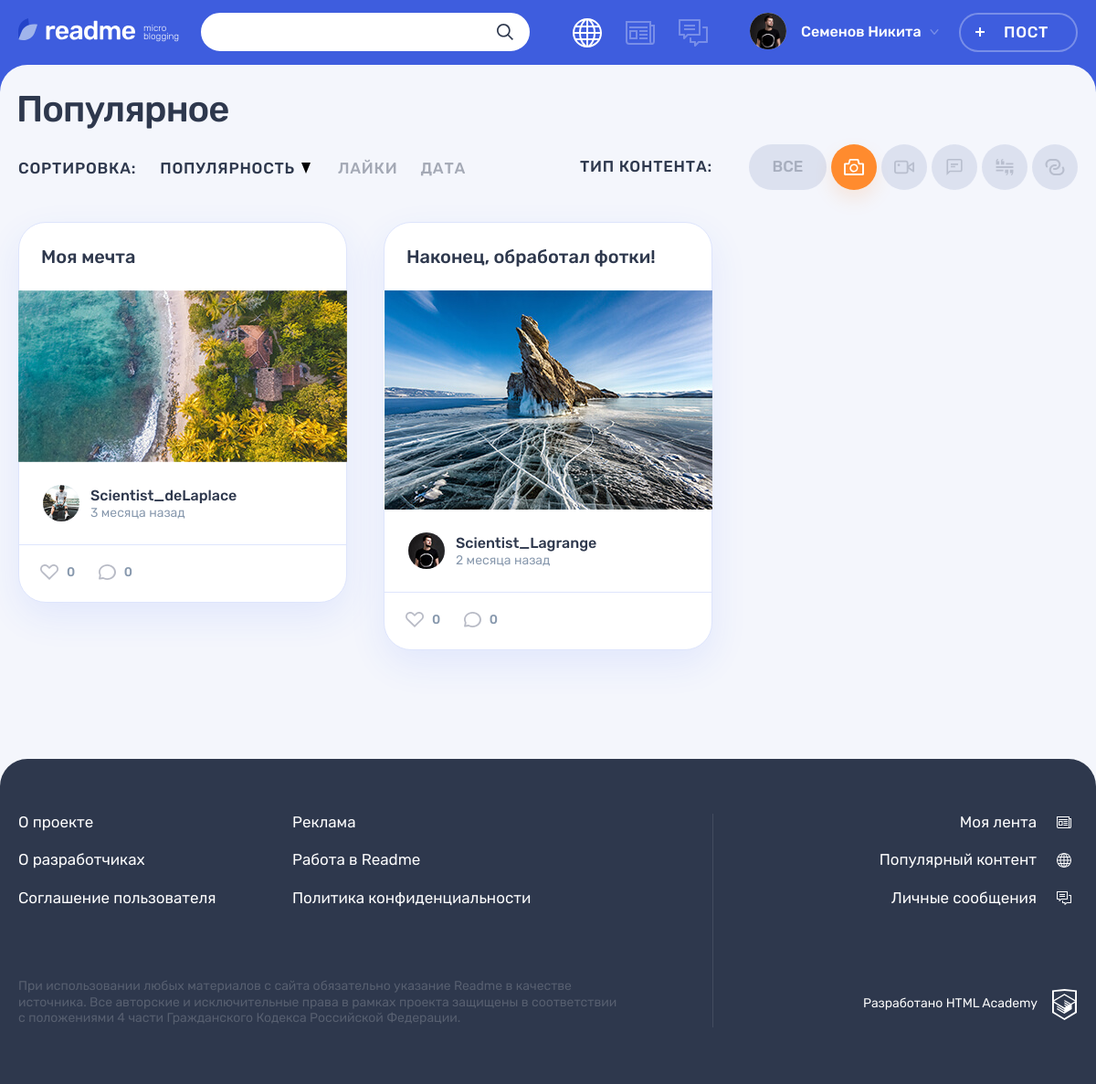
The page /index.php?contype_id=1 on the database its author committed.
### tables this page shows
CREATE TABLE content_types (
  id INT AUTO_INCREMENT PRIMARY KEY,
  type_title CHAR(8),
  class_icon CHAR(8),
  alias VARCHAR(8)
);

CREATE TABLE posts (
  id INT AUTO_INCREMENT PRIMARY KEY,
  creation_date DATETIME,
  title VARCHAR(64) NOT NULL,
  text TEXT,
  quote_author VARCHAR(64),
  img VARCHAR(255),
  video VARCHAR(255),
  link VARCHAR(255),
  view_count INT,
  user_id INT,
  content_types_id INT
);

CREATE TABLE users (
  id INT AUTO_INCREMENT PRIMARY KEY,
  registration_date DATETIME,
  email VARCHAR(320) NOT NULL,
  login VARCHAR(255) NOT NULL,
  password CHAR(64) NOT NULL,
  avatar VARCHAR(255)
);

### helpers.php (called while the page is built, shortened)
<?php
function get_noun_plural_form(int $number, string $one, string $two, string $many): string
{
    $number = (int)$number;
    $mod10 = $number % 10;
    $mod100 = $number % 100;
    switch (true) {
        case ($mod10 > 5):
            return $many;
        case ($mod10 === 1):
            return $one;
        case ($mod10 >= 2 && $mod10 <= 4):
            return $two;
    }
}
function include_template($name, array $data = [])
{
    $name = 'templates/' . $name;
    extract($data);
    require $name;
    $result = ob_get_clean();
    return $result;
}

### uploads/utils.php (called while the page is built, shortened)
<?php
function post_date($date_str, $back) {
    $date = date_create($date_str);
    $date_format_str = date_format($date, 'Y-m-d H:i');
    $cur_date = date_create('now');
    $diff = date_diff($date, $cur_date);
    $diff_count_i = date_interval_format($diff, "%i");
    $diff_count_h = date_interval_format($diff, "%h");
    $diff_count_d = date_interval_format($diff, "%d");
    $diff_count_m = date_interval_format($diff, "%m");
    $rel_date = 0;
    if ($diff_count_i > 0 && $diff_count_i  < 60) {
        $rel_date = $diff_count_i . get_noun_plural_form($diff_count_i, ' минута ', ' минуты ', ' минут ') . $back;
    }
    if ($diff_count_h >= 1 && $diff_count_h  < 24) {
        $rel_date = $diff_count_h . get_noun_plural_form($diff_count_h, ' час ', ' часа ', ' часов ') . $back;
    }
    if ($diff_count_d >= 7 && $diff_count_d < 30) {
        $rel_date = floor($diff_count_d / 7) . get_noun_plural_form(floor($diff_count_d / 7), ' неделю ', ' недели ', ' недель ') . $back;
    }
    if ($diff_count_m > 1) {
        $rel_date = $diff_count_m . get_noun_plural_form($diff_count_m, ' месяц ', ' месяца ', ' месяцев ') . $back;
    }
    return [$date_format_str, $rel_date];
}
function get_db($sql_query) {
    $result = mysqli_query(require 'db.php', $sql_query);
    $array = mysqli_fetch_all($result, MYSQLI_ASSOC);
    return($array);
}
function get_posts_from_db($sorting, $sort_type, $limit, $filter_id) {
    if ($filter_id != NULL) {
    $query = sprintf("SELECT posts.id, users.login, users.avatar, content_types.type_title, content_types.alias, creation_date, posts.title, text, quote_author, img, video, link, view_count, user_id, content_types_id
FROM posts
INNER JOIN content_types ON posts.content_types_id = content_types.id
INNER JOIN users ON posts.user_id = users.id
WHERE content_types.id = %d
ORDER BY %s %s LIMIT %d",  $filter_id, $sorting, $sort_type, $limit);
    }
    $array = get_db($query);
    return($array);
}
function get_types_from_db() {
    $query = "SELECT type_title, class_icon, alias FROM content_types";
    $array = get_db($query);
    return($array);
}
function get_post_css_class($alias) {
    switch ($alias !== '') {
        case ($alias === 'photo'):
            return 'post-photo';
    }
}
function get_button_css_class($type_alias) {
    switch ($type_alias !== '') {
        case ($type_alias === 'photo'):
            $filters__button = 'filters__button--photo';
            break;
        case ($type_alias === 'video'):
            $filters__button = 'filters__button--video';
            break;
        case ($type_alias === 'text'):
            $filters__button = 'filters__button--text';
            break;
        case ($type_alias === 'quote'):
            $filters__button = 'filters__button--quote';
            break;
        case ($type_alias === 'link'):
            $filters__button = 'filters__button--link';
            break;
    }
    return $filters__button;
}
function get_id_for_content_type($type_alias) {
    switch ($type_alias !== '') {
        case ($type_alias === 'photo'):
            $id = 1;
            break;
        case ($type_alias === 'video'):
            $id = 2;
            break;
        case ($type_alias === 'text'):
            $id = 3;
            break;
        case ($type_alias === 'quote'):
            $id = 4;
            break;
        case ($type_alias === 'link'):
            $id = 5;
            break;
    }
    return $id;
}
function is_button_active($url_id, $type_id) {
    $button_active = '';
    if ($url_id == $type_id) {
        $button_active = 'filters__button--active';
    }
    return $button_active;
}
function get_link_for_type_button($type_id) {
    $link = sprintf('index.php?contype_id=%d',$type_id);
    return $link;
}
function get_link_for_post($post_id) {
    $link = sprintf('post.php?id=%d',$post_id);
    return $link;
}

### db.php (called while the page is built, shortened)
<?php
$con = mysqli_connect("127.0.0.1", "root", "", "2025455-readme-12");
mysqli_set_charset($con, "utf8");
return $con;

### templates/main.php (the view, shortened to what this page needs)
<div class="container">
        <h1 class="page__title page__title--popular">Популярное</h1>
    </div>
    <div class="popular container">
        <div class="popular__filters-wrapper">
            <div class="popular__sorting sorting">
                <b class="popular__sorting-caption sorting__caption">Сортировка:</b>
                <ul class="popular__sorting-list sorting__list">
                    <li class="sorting__item sorting__item--popular">
                        <a class="sorting__link sorting__link--active" href="#">
                            <span>Популярность</span>
                            <svg class="sorting__icon" width="10" height="12">
                                <use xlink:href="#icon-sort"></use>
                            </svg>
                        </a>
                    </li>
                    <li class="sorting__item">
                        <a class="sorting__link" href="#">
                            <span>Лайки</span>
                        </a>
                    </li>
                    <li class="sorting__item">
                        <a class="sorting__link" href="#">
                            <span>Дата</span>
                        </a>
                    </li>
                </ul>
            </div>
            <div class="popular__filters filters">
                <b class="popular__filters-caption filters__caption">Тип контента:</b>
                <ul class="popular__filters-list filters__list">
                    <li class="popular__filters-item popular__filters-item--all filters__item filters__item--all">
                        <a class="filters__button filters__button--ellipse filters__button--all <?=($contype_id == '') ? 'filters__button--active' : ''?>" href="index.php">
                            <span>Все</span>
                        </a>
                    </li>
                    <?php foreach ($types as $type): ?>
                    <?php $id = get_id_for_content_type($type['alias'])?>
                    <li class="popular__filters-item filters__item">
                        <a class="filters__button <?=get_button_css_class($type['alias'])?> button <?=is_button_active($contype_id, $id)?>" href=<?=get_link_for_type_button($id)?>>
                            <svg class="filters__icon" width="22" height="18">
                                <use xlink:href="<?=get_button_icon_url($type['alias'])?>"></use>
                            </svg>
                        </a>
                    </li>
                    <?php endforeach; ?>
                </ul>
            </div>
        </div>
        <div class="popular__posts">
            <?php foreach ($posts as $index=>$post): ?>
                <?php $css_class = get_post_css_class($post['alias']); ?>
                <article class="popular__post post <?=$css_class?>">
                    <header class="post__header">
                        <h2><a href="<?=get_link_for_post($post['id'])?>"><?=htmlspecialchars($post['title'])?></a></h2>
                    </header>
                    <div class="post__main">
                        <?php if ($post['type_title'] === 'Цитата'): ?>
                            <blockquote>
                                <p>
                                    <?= htmlspecialchars($post['text']) ?>
                                </p>
                                <cite><?= htmlspecialchars($post['quote_author']) ?></cite>
                            </blockquote>
                        <?php elseif ($post['type_title'] === 'Картинка'): ?>
                            <div class="post-photo__image-wrapper">
                                <img src="img/<?= htmlspecialchars($post['img']) ?>" alt="Фото от пользователя" width="360" height="240">
                            </div>
                        <?php endif; ?>
                    </div>
                    <footer class="post__footer">
                        <div class="post__author">
                            <a class="post__author-link" href="#" title="Автор">
                                <div class="post__avatar-wrapper">
                                    <img class="post__author-avatar" src="img/<?= $post['avatar'] ?>" alt="Аватар пользователя">
                                </div>
                                <div class="post__info">
                                    <b class="post__author-name"><?= htmlspecialchars($post['login']) ?></b>
                                    <?php $date = $post['creation_date'];
                                    [$formatted_date, $relative_date] = post_date($date, 'назад'); ?>
                                    <time class="post__time" datetime="<?=$date?>" title="<?=$formatted_date?>"><?=$relative_date?></time>
                                </div>
                            </a>
                        </div>
                        <div class="post__indicators">
                            <div class="post__buttons">
                                <a class="post__indicator post__indicator--likes button" href="#" title="Лайк">
                                    <svg class="post__indicator-icon" width="20" height="17">
                                        <use xlink:href="#icon-heart"></use>
                                    </svg>
                                    <span>0</span>
                                </a>
                                <a class="post__indicator post__indicator--comments button" href="#" title="Комментарии">
                                    <svg class="post__indicator-icon" width="19" height="17">
                                        <use xlink:href="#icon-comment"></use>
                                    </svg>
                                    <span>0</span>
                                </a>
                            </div>
                        </div>
                    </footer>
                </article>
            <?php endforeach; ?>
        </div>
    </div>

### rows shown on the page
posts: title "Моя мечта", img (picture), user.avatar (picture), user.login "Scientist_deLaplace", relative_date "3 месяца назад"
posts: title "Наконец, обработал фотки!", img (picture), user.avatar (picture), user.login "Scientist_Lagrange", relative_date "2 месяца назад"

### other values the page prints
$user_name "Семенов Никита"
